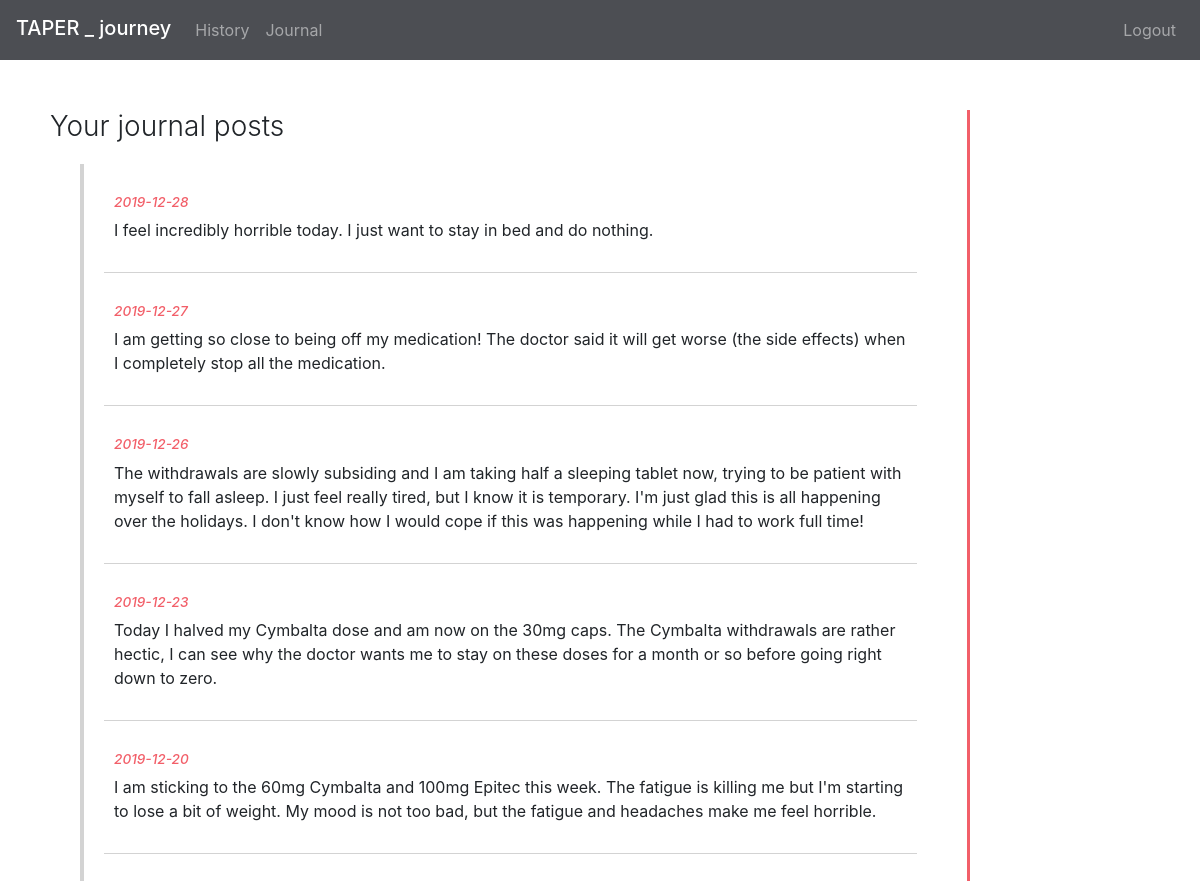
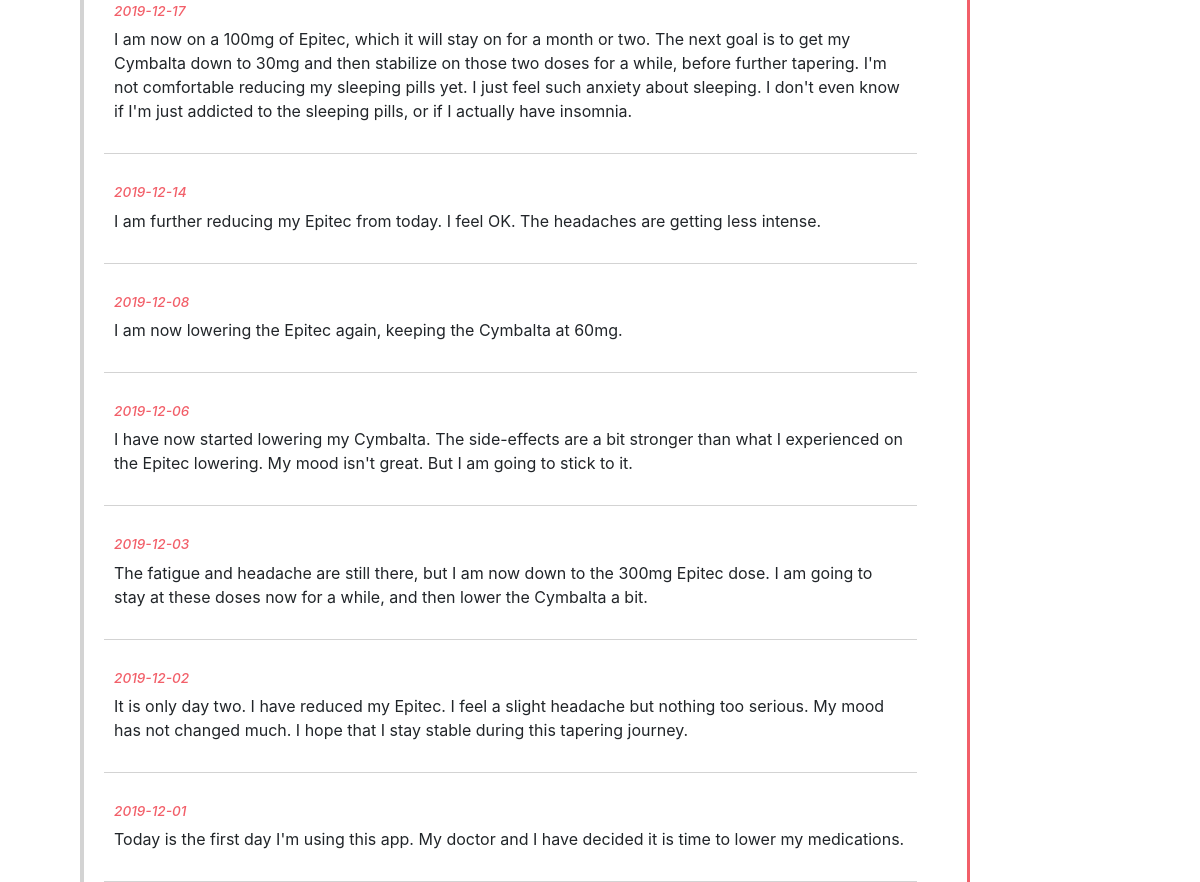
Page /journal (signed in) on the committed database (2 pictures, top to bottom).
### tables this page shows
CREATE TABLE 'entries' ('id' integer PRIMARY KEY AUTOINCREMENT NOT NULL,'drugs' text,'doses' text, 'mood' smallint, 'side_effects' text, 'journal' text, 'user_id' integer NOT NULL, 'entry_date' date NOT NULL);

### application.py (the view)
@app.route("/journal", methods=["GET", "POST"])
@signin_required
def journal():
    if not (db.execute("SELECT journal, entry_date From entries WHERE user_id=? AND journal IS NOT NULL ORDER BY entry_date DESC" , (session["user_id"]))):
        journal_data={"hasJournalEntries" : "false"}
    else:
        rows = db.execute("SELECT journal, entry_date From entries WHERE user_id=? AND journal IS NOT NULL ORDER BY entry_date DESC" , (session["user_id"]))
        journal_data = []
        for row in rows:
            journal_data.append({"date": row["entry_date"], "entry": row["journal"]})
    return render_template("journal.html", page_data=journal_data)

### application.py (called while the page is built)
@app.after_request
def after_request(response):
    response.headers["Cache-Control"] = "no-cache, no-store, must-revalidate"
    response.headers["Expires"] = 0
    response.headers["Pragma"] = "no-cache"
    return response

### helpers.py (called while the page is built)
def signin_required(f):
    @wraps(f)
    def decorated_function(*args, **kwargs):
        if session.get("user_id") is None:
            return redirect("/signin")
        return f(*args, **kwargs)
    return decorated_function

### templates/journal.html (shortened to what this page needs)
{% extends "layout.html" %}
{% block main %}
<div id="journalPageContainer">
    <div class="wrapper">
        <h3 class="font-weight-light" >Your journal posts</h3>
        <div id="borderContainer">
            {% for entry in page_data %}
            {% if entry.entry != '' %}
            <div align=left class="journalEntryCard">
                <i><strong><h6> {{ entry.date }} </h6></strong></i>
                <div align=left> {{ entry.entry }} </div>
            </div>
            {% endif %}
            {% endfor %}
        </div>
    </div>
</div>
{% endblock %}

### static/styles.css (style rules this page uses)
body, html { margin: 0px; padding: 0px; }
* { box-sizing: border-box; }
.wrapper { width: 80%; }
.wrapper h3 { margin-bottom: 20px; }
.wrapper { border-right: 3px solid rgba(242, 95,105, 1); }
#borderContainer { border-left: 4px solid lightGray; margin-left: 30px; margin-right:30px; padding-left: 20px; padding-right: 20px; }
#journalPageContainer { margin-top: 50px; margin-left: 30px; padding-left: 20px; }
#journalPageContainer h6 { color: rgba(242, 95,105, 1); font-size: 0.85rem; }
.journalEntryCard { border-bottom: 1px solid lightGray; padding-bottom: 30px; padding-top: 30px; padding-right: 10px; padding-left: 10px; }

### rows in the picture
entries: date "2019-12-28", entry "I feel incredibly horrible today. I just want to stay in bed and do nothing."
entries: date "2019-12-27", entry "I am getting so close to being off my medication! The doctor said it will get worse (the side effects) when I completely stop all the medication."
entries: date "2019-12-26", entry "The withdrawals are slowly subsiding and I am taking half a sleeping tablet now, trying to be patient with myself to fall asleep. I just feel really tired, but I know it is temporary. I'm just glad this is all happening over the holidays. I don't know how I would cope if this was happening while I had to work full time!"
entries: date "2019-12-23", entry "Today I halved my Cymbalta dose and am now on the 30mg caps. The Cymbalta withdrawals are rather hectic, I can see why the doctor wants me to stay on these doses for a month or so before going right down to zero."
entries: date "2019-12-20", entry "I am sticking to the 60mg Cymbalta and 100mg Epitec this week. The fatigue is killing me but I'm starting to lose a bit of weight. My mood is not too bad, but the fatigue and headaches make me feel horrible."
entries: date "2019-12-17", entry "I am now on a 100mg of Epitec, which it will stay on for a month or two. The next goal is to get my Cymbalta down to 30mg and then stabilize on those two doses for a while, before further tapering. I'm not comfortable reducing my sleeping pills yet. I just feel such anxiety about sleeping. I don't even know if I'm just addicted to the sleeping pills, or if I actually have insomnia."
entries: date "2019-12-14", entry "I am further reducing my Epitec from today. I feel OK. The headaches are getting less intense."
entries: date "2019-12-08", entry "I am now lowering the Epitec again, keeping the Cymbalta at 60mg."
entries: date "2019-12-06", entry "I have now started lowering my Cymbalta. The side-effects are a bit stronger than what I experienced on the Epitec lowering. My mood isn't great. But I am going to stick to it."
entries: date "2019-12-03", entry "The fatigue and headache are still there, but I am now down to the 300mg Epitec dose. I am going to stay at these doses now for a while, and then lower the Cymbalta a bit."
entries: date "2019-12-02", entry "It is only day two. I have reduced my Epitec. I feel a slight headache but nothing too serious. My mood has not changed much. I hope that I stay stable during this tapering journey."
entries: date "2019-12-01", entry "Today is the first day I'm using this app. My doctor and I have decided it is time to lower my medications."
